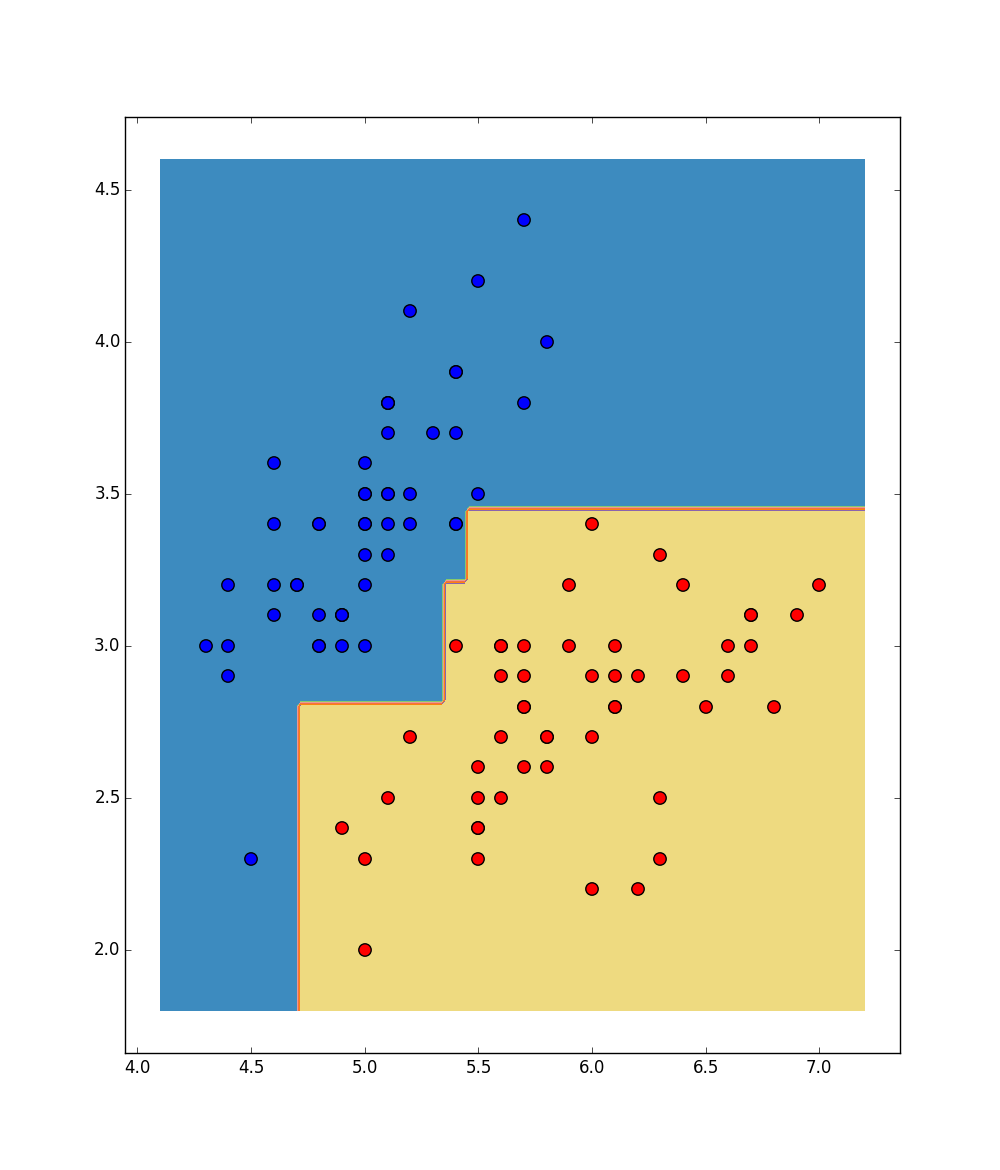

This figure's Python source:
print(__doc__)

import numpy as np
import matplotlib.pyplot as plt

from sklearn.datasets import load_iris
from sklearn import tree
from sklearn.tree import DecisionTreeClassifier

# Load data
iris = load_iris()

# Keep only the first two classes 
# and first two features (first 100 examples)
X = iris.data[:100, :2]
y = iris.target[:100]
n_classes = 2

# Train
clf = DecisionTreeClassifier()
clf.fit(X, y)
print clf.score(X, y)

# Resolution and color-scheme of plot
resolution = 0.02
colors = "bry"

# Plot colored regions
x_min, x_max = X[:, 0].min() - 0.2, X[:, 0].max() + 0.2
y_min, y_max = X[:, 1].min() - 0.2, X[:, 1].max() + 0.2
xx, yy = np.meshgrid(np.arange(x_min, x_max, resolution),
                     np.arange(y_min, y_max, resolution))

Z = clf.predict(np.c_[xx.ravel(), yy.ravel()])
Z = Z.reshape(xx.shape)

plt.figure(figsize=(10, 20))
cs = plt.contourf(xx, yy, Z, cmap=plt.cm.Paired)

# Plot training data
for i, color in zip(range(n_classes), colors):
    idx = np.where(y == i)
    plt.scatter(X[idx, 0], X[idx, 1], c=color, s=80,
                label=iris.target_names[i], cmap=plt.cm.Paired)

tree.export_graphviz(clf, out_file='tree.dot')   

plt.show()
